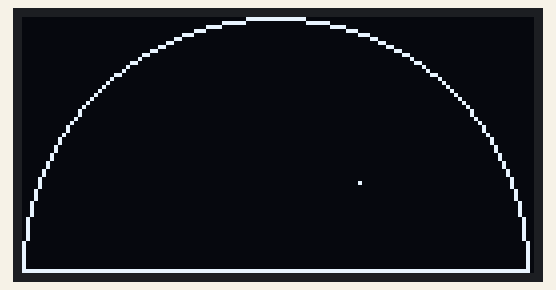
This sketch was run on a simulated Arduino Uno, built with avr-gcc and run on an emulated ATmega328P. Shown: 128×64 one-colour display. What the sketch prints to the serial monitor is not drawn.

Above: at 0.21 s.
At 4.99 s:
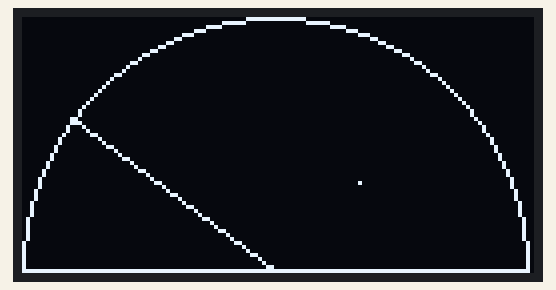
At 11.2 s:
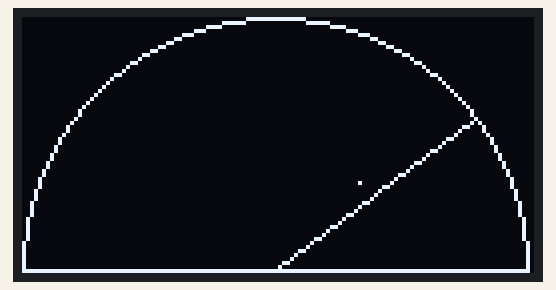
At 20.64 s:
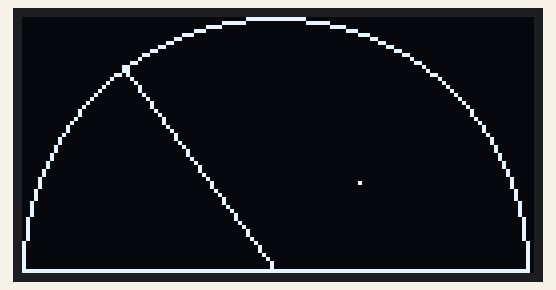
At 28.86 s:
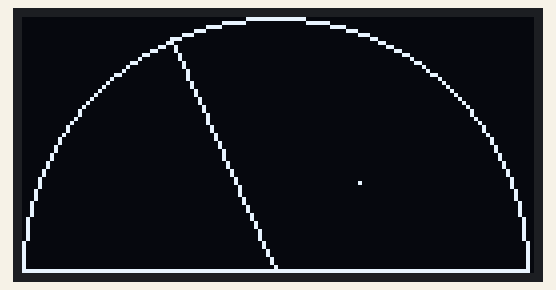
At 39.28 s:
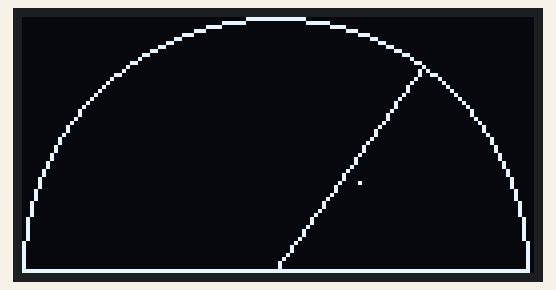

The sketch:

03_pot_points.ino
```cpp
#include <SPI.h>
#include <Wire.h>
#include <Adafruit_GFX.h>
#include <Adafruit_SH1106.h>

#define OLED_RESET 4
Adafruit_SH1106 display(OLED_RESET);

#define NUMFLAKES 10
#define XPOS 0
#define YPOS 1
#define DELTAY 2


#define LOGO16_GLCD_HEIGHT 16
#define LOGO16_GLCD_WIDTH  16
static const unsigned char PROGMEM logo16_glcd_bmp[] =
{ B00000000, B11000000,
  B00000001, B11000000,
  B00000001, B11000000,
  B00000011, B11100000,
  B11110011, B11100000,
  B11111110, B11111000,
  B01111110, B11111111,
  B00110011, B10011111,
  B00011111, B11111100,
  B00001101, B01110000,
  B00011011, B10100000,
  B00111111, B11100000,
  B00111111, B11110000,
  B01111100, B11110000,
  B01110000, B01110000,
  B00000000, B00110000 };

#if (SH1106_LCDHEIGHT != 64)
#error("Height incorrect, please fix Adafruit_SH1106.h!");
#endif

int angle=0;
const float pi = 3.14159267;
void setup()   {
  Serial.begin(9600);
  display.begin(SH1106_SWITCHCAPVCC, 0x3C);  // initialize with the I2C addr 0x3D (for the 128x64)
  display.clearDisplay();
}


void loop() {


  if(angle<180){
    for(angle=0;angle<=180;angle++){
      display.clearDisplay();
      drawOutline();
      int pX=63+63*cos(toRadians(angle));
      int pY=63-63*sin(toRadians(angle));
      display.drawLine(pX, pY, 63 , 63, WHITE);
      display.display();
    }

  }else if(angle>0){
    for(angle=180;angle>=0;angle--){
      display.clearDisplay();
      drawOutline();
      int pX=63+63*cos(toRadians(angle));
      int pY=63-63*sin(toRadians(angle));
      display.drawLine(pX, pY, 63 , 63, WHITE);
      display.display();
    }
  }
  delay(200);
  Serial.println(" ");
}

int plotPoint(int angle, float distance){
  int pX=63+distance*cos(toRadians(angle));
  int pY=63-distance*sin(toRadians(angle));
  display.drawPixel(pX,pY,WHITE);
}

void drawOutline(){
  //display.drawLine(0, 32, 64 , 64, WHITE);
  //display.drawLine(128, 32, 64 , 64, WHITE);
  display.drawLine(0, 63, 126 , 63, WHITE);
  display.drawCircle(63,63,63,WHITE);
  plotPoint(45,30);
}


float toDegrees(float radians) {
  return radians / 2 / pi * 360;
}

float toRadians(float degrees) {
  return degrees / 360 * 2 * pi;
}
```
